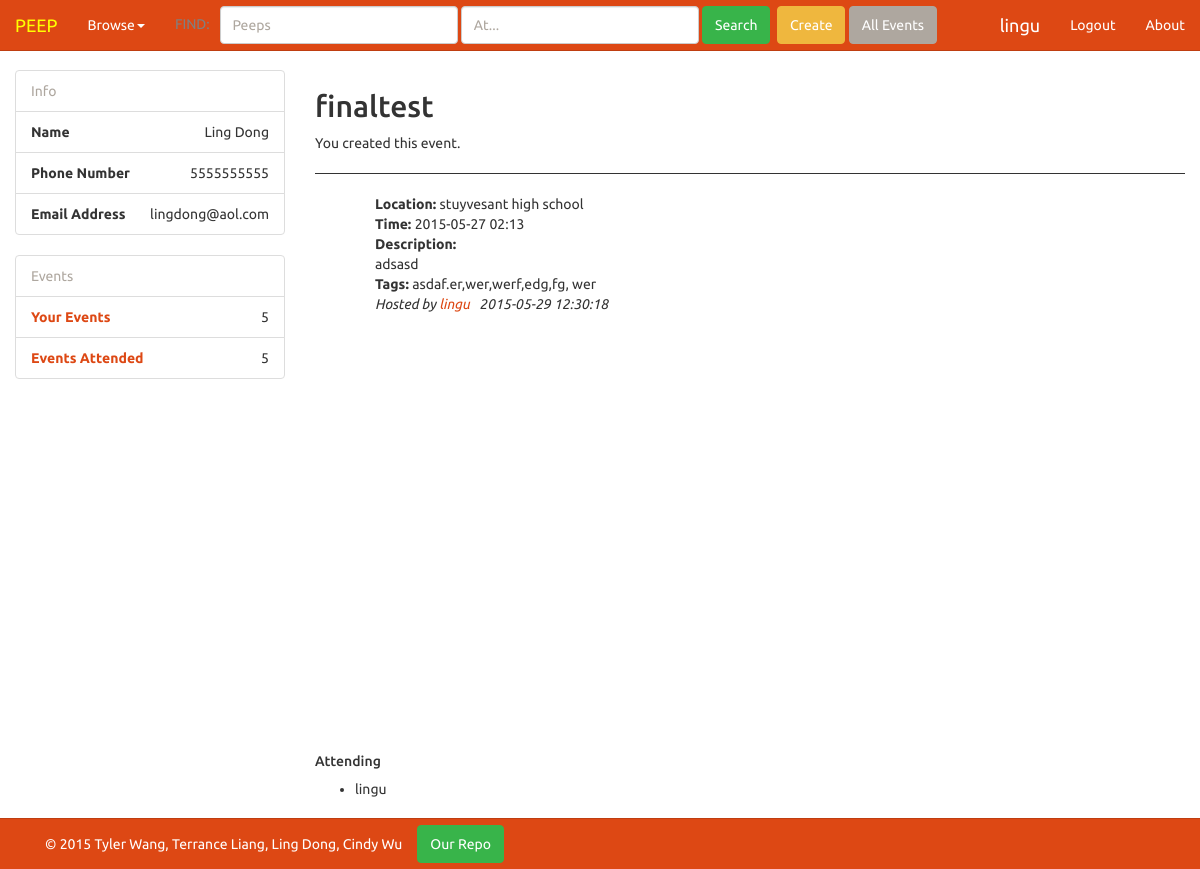
The app's page /events/15 (signed in) with its own data.
### tables this page shows
CREATE TABLE uinfo (username text, password text, first text, last text, phone text, email text, facebook text);

### app.py (the view, shortened to what this page needs)
@app.route("/events",methods=['GET','POST'])
@app.route("/events/<eventname>", methods=['GET', 'POST'])
def events(eventname=None):
    username=""
    first=""
    last=""
    email=""
    phone=""
    created=""
    accepted=""
    data = manager.getEventData()
    if eventname==None:
        if request.method == "POST":
            peep = request.form['peep']
            at = request.form['at']
            data = manager.eventSearch(peep, at)
        data.sort(key=lambda x:x[6])
        data = manager.removeExpired(data)
        if 'username' in session:
            username = session['username']
            first = manager.getFirst(username)
            last = manager.getLast(username)
            email = manager.getEmail(username)
            phone = manager.getPhone(username)
            created = manager.getCreated(username)
            accepted= manager.getAccepted(username)
        return render_template('events.html', data=data, search=True,username=username,first=first,last=last,email=email,phone=phone,created=created,accepted=accepted)
    else:
        newdata=[]
        eaccepted = manager.getAccepted(eventname)
        if int(eventname) > len(data):
            return render_template("error.html")
        newdata.append(data[int(eventname)-1])
        button = "none"
        if 'username' in session:
            username = session['username']
            first = manager.getFirst(username)
            last = manager.getLast(username)
            email = manager.getEmail(username)
            phone = manager.getPhone(username)
            created = manager.getCreated(username)
            accepted= manager.getAccepted(username)
            if manager.getThisEventData(eventname)[3]==username:
                button = "creator"
        return render_template('events.html', button = button, data=newdata, eaccepted=eaccepted,username=username,first=first,last=last,phone=phone,email=email, created=created, accepted=accepted)

### utils/manager.py (called while the page is built)
def getItem(table,ovalue,oindex,rindex):
    conn = sqlite3.connect("databases/users.db")
    c = conn.cursor()
    command = "select * from '" + table +"'"
    c.execute(command)
    tabledata=c.fetchall()
    for d in tabledata:
        if ovalue==d[oindex]:
            value = d[rindex]
    conn.close()
    return value

def getFirst(n):
    first = getItem("uinfo",n,0,2)
    return first

def getLast(n):
    last = getItem("uinfo",n,0,3)
    return last

def getPhone(n):
    phone = getItem("uinfo",n,0,4)
    return phone

def getEmail(n):
    email = getItem("uinfo",n,0,5)
    return email

def getEventData():
    conn = sqlite3.connect("databases/events.db")
    c = conn.cursor()
    command = "select * from events"
    c.execute(command)
    tabledata=c.fetchall()
    conn.close()
    return tabledata

def getThisEventData(eventid):
    conn = sqlite3.connect("databases/events.db")
    c = conn.cursor()
    command = "select * from 'events' where id='"+str(eventid)+"'"
    c.execute(command)
    data=c.fetchall()
    conn.close()
    return data[0]

def getCreated(username):
    conn = sqlite3.connect("databases/events.db")
    c = conn.cursor()
    command = "select * from 'events' where username='"+username+"'"
    c.execute(command)
    created = c.fetchall()
    conn.commit()
    conn.close()
    return created

def getAccepted(username):
    conn = sqlite3.connect("databases/events.db")
    c = conn.cursor()
    command = "CREATE TABLE IF NOT EXISTS '" + username +"' (event)"
    c.execute(command)
    command = "select * from '"+username+"'"
    c.execute(command)
    tabledata=c.fetchall()
    accepted = []
    for data in tabledata:
        accepted.append(data[0])
    return accepted

### templates/events.html (shortened to what this page needs)
{% extends 'base.html' %}
{% block text %}
<div id='outputDiv'></div>{% if search %}
<h2> Events </h2><hr>
<i> {{ data|count }} event(s) found. </i><br><br>
{% elif data|count == 1 and search != "" %}
<h2> {{ data[0][2] }} </h2> {% if button == "pending" %} PENDING ADMIN APPROVAL {% endif %} {% if button == "cancel" %} ACCEPTED {% endif %}
<form method="post">
  {% if button=="none" %}
  <a href='/login'>Log in</a> to join this event!
  {% elif button=="creator" %}
  You created this event.
  {% elif button=="request" %}
  <input type="submit" name="request" value="Request to Join">
  {% elif button=="pending" %}
  <input type="submit" name="cancel" value="Cancel">
  {% else %}
  <input type="submit" name="leave" value="Leave Event">
  {% endif %}
</form>
<hr>
{% endif %}
{% for event in data %}
<div class='row'>
  <div class='col-md-offset-1'>
    <b> Location: </b> {{ event[5] }} <br>
    <b> Time: </b> {{ event[6] }} <br>
    <b> Description: <br></b>{{ event[4] }}<br>
    <b>Tags: </b> {{ event[7] }}<br>
    <i>Hosted by <a href="/profile/{{event[3]}}">{{ event[3] }}</a> &nbsp {{ event[1] }}</i><br>
  </div>
</div>
<br>
{% if data|count == 1 and search == null %}
<body onload="address('{{event[5]}}')">
<div id="map-canvas"></div>
</body>
<h5> Attending </h5>
<ul>
{% for p in eaccepted %}
<li>{{p}}</li>
{% endfor %}
</ul>
{% endif %}
{% endfor %}
{% endblock %}

### templates/base.html (shortened to what this page needs)
<!DOCTYPE html>
<html lang="en">
  <head>
    <link href="/static/css/bootstrap.min.css" rel="stylesheet">
    <link href="../static/css/simple-sidebar.css" rel="stylesheet">
    <link href="../static/css/custom.css" rel="stylesheet">
  </head>
  <body>
    <br>
    {% if 'username' in session %}
    <div id="wrapper">
      <div class="col-sm-3">
        <ul class="list-group">
          <li class="list-group-item text-muted">Info</li>
          <li class="list-group-item text-right"><span class="pull-left"><strong>Name</strong></span>{{first}} {{last}}</li>
          <li class="list-group-item text-right"><span class="pull-left"><strong>Phone Number</strong></span> {{phone}}</li>
	  <li class="list-group-item text-right"><span class="pull-left"><strong>Email Address</strong></span> {{email}}</li>
        </ul>
        <ul class="list-group">
          <li class="list-group-item text-muted">Events </li>
          <li class="list-group-item text-right"><span class="pull-left"><a href="/home#created" data-toggle="tab"><strong>Your Events</strong></a></span> {{created|length}}</li>
          <li class="list-group-item text-right"><span class="pull-left"><a href="/home#attending" data-toggle="tab"><strong>Events Attended</strong></a></span> {{accepted|length}}</li>
        </ul>
      </div>
      {% endif %}
      {% if 'username' in session %}
      <div class="col-sm-9">
      {% else %}
      <div class="col-sm-12">
	{% endif %}
	<div id="page-content-wrapper" class="container">
	  {% block text %}{% endblock %}
	</div>
	<br><br><br>
      </div>
      <nav class="navbar navbar-default navbar-fixed-top" role="navigation">
	<div class="container-fluid">
          <div class="navbar-header">
	    {% block name %}
	    <a class="navbar-brand" href="/">
	      <font color="yellow">PEEP</font>
	    </a>
	    {% endblock name %}
	  </div>
          <div class="collapse navbar-collapse" id="bs-example-navbar-collapse-1">
	    <ul class="nav navbar-nav">
	      <li class="dropdown">
		<a class="dropdown-toggle" data-toggle="dropdown" role="button" aria-expanded="false">Browse<span class="caret"></span></a>
	      </li>
	      <div id='navbar' class="navbar-form navbar-left">
		<form class="navbar-left" role="search" method="post" action="/events">
		  <div class="form-group">
		    <font color="gray">FIND:</font>&nbsp;&nbsp;
		    <input type="text" name="peep" class="form-control" placeholder="Peeps" value=''>
		    <input type="text" name="at" class="form-control" placeholder="At..." value=''>
		    <button type="submit" class="btn btn-success">Search</button>
		  </div>
		</form>
		<a id="create" class="btn btn-warning" href="/create">Create</a>
		<a id="events" class="btn btn-default" href="/events">All Events</a>
	      </div>
            </ul>
            <ul class="nav navbar-nav navbar-right">
              {% block navcompright %}
	      {% if 'username' in session %}
	      <a class="navbar-brand" href="/profile/{{session['username']}}">{{session['username']}}</a>
	      <li><a href="/logout">Logout</a></li>
	      {% else %}
	      <li><a href="/register">Sign Up</a></li>
	      <li><a href="/login">Login</a></li>
	      {% endif %}
	      <li><a href="/about">About</a></li>
              {% endblock navcompright %}
            </ul>
          </div>
	</div>
      </nav>
    </div>
    <div id="footer" class="navbar navbar-default navbar-fixed-bottom">
      <div class="container">
	<p class="navbar-text text-muted">© 2015  Tyler Wang, Terrance Liang, Ling Dong, Cindy Wu
	</p>
	<a href="https://github.com/CinWu/peep" class="navbar-btn btn-success btn">Our Repo</a>
      </div>
    </div>
  </body>
</html>

### static/css/simple-sidebar.css (style rules this page uses)
#wrapper { padding-left: 250px; -webkit-transition: all 0.5s ease; -moz-transition: all 0.5s ease; -o-transition: all 0.5s ease; transition: all 0.5s ease; }
#page-content-wrapper { width: 100%; position: absolute; padding: 15px; }
@media (min-width:768px) { #wrapper { padding-left: 0px; } }
@media (min-width:768px) { #page-content-wrapper { padding: 0px; position: relative; } }

### static/css/custom.css (style rules this page uses)
* { margin: 0; }
html { height: 100% }
body { height: 100%; padding-top: 50px; padding-bottom: 50px; }
hr { border: none; height: 1px; color: #333; background-color: #333; }

### templates/base.html (style rules this page uses)
#map-canvas { height: 400px; width: 500px; margin: 10px; padding: 0; }

### records on screen
uinfo: first "Ling", last "Dong", phone "5555555555", email "lingdong@aol.com", event "stuyvesant high school", event "2015-05-27 02:13", event "adsasd", event "asdaf.er,wer,werf,edg,fg, wer", username "lingu", event "2015-05-29 12:30:18"

### other values on screen
{{ created|length }} "5"
{{ accepted|length }} "5"
{{ data[0][2] }} "finaltest"
